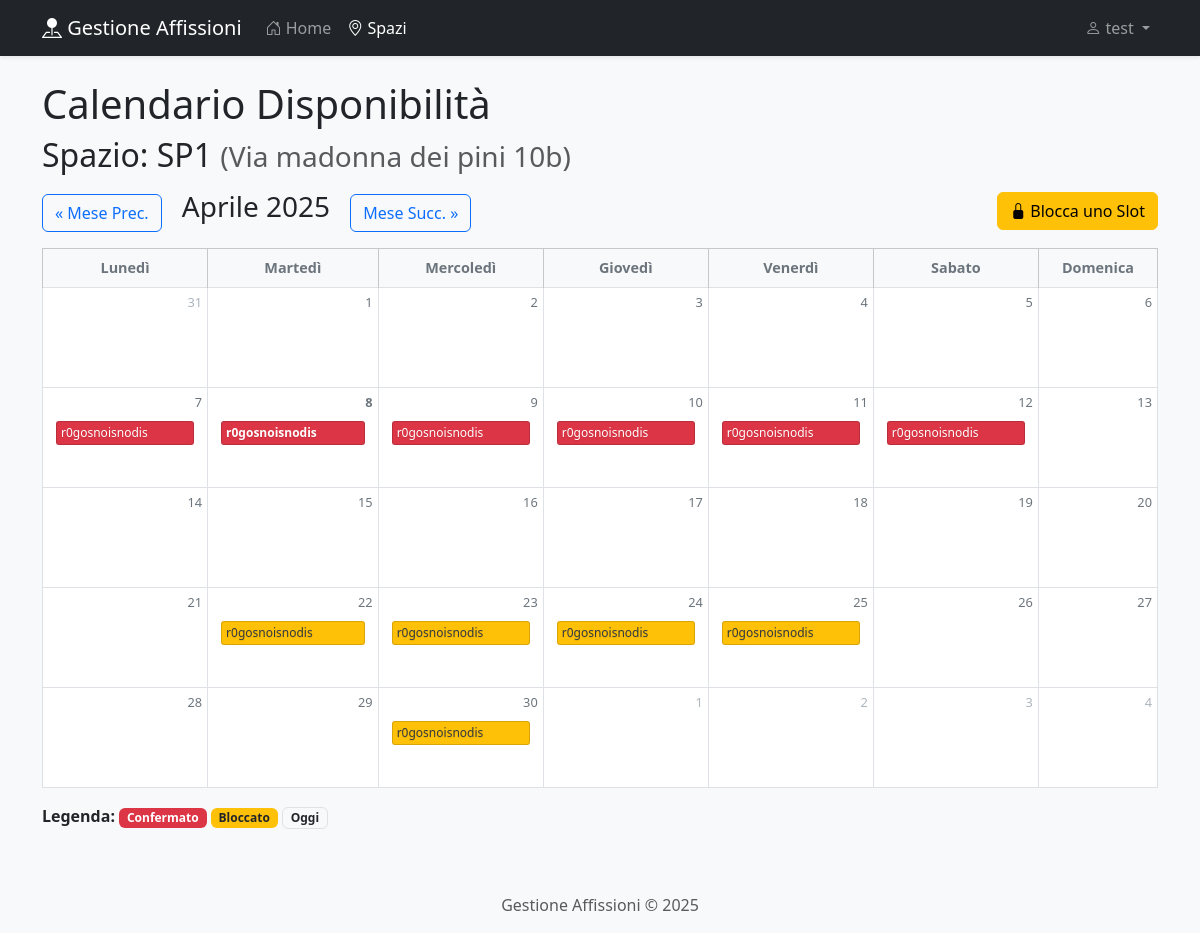
Before: /spazi/1/calendario/ (signed in) with the older database file.
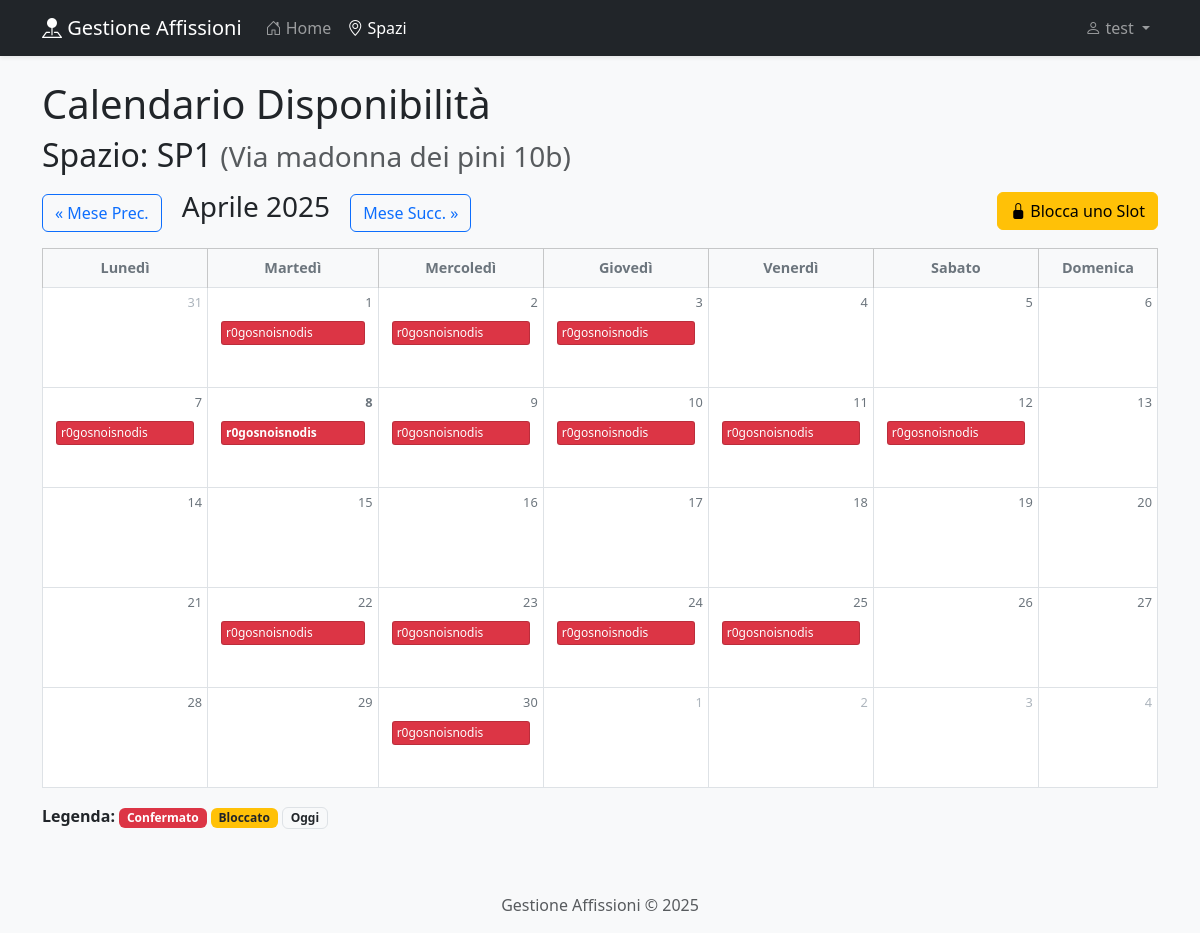
After: the same page with the newer database file.
### gestione/models.py (models this page shows, shortened)
class Affissione(models.Model):
    STATO_CHOICES = [
        ('Bloccato', _('Bloccato (Venditore)')), # [RF15] Slot bloccato in attesa di conferma
        ('Confermato', _('Confermato')),         # Affissione confermata, pronta per pianificazione installazione
    ]
    spazio = models.ForeignKey(
        SpazioPubblicitario,
        on_delete=models.PROTECT, # Impedisce cancellazione Spazio se ha affissioni collegate
        verbose_name=_("Spazio Pubblicitario"),
        related_name="affissioni" # Permette di accedere alle affissioni da un oggetto Spazio (spazio.affissioni.all())
    )
    cliente = models.ForeignKey(
        Cliente,
        on_delete=models.PROTECT, # Impedisce cancellazione Cliente se ha affissioni collegate
        verbose_name=_("Cliente"),
        related_name="affissioni" # Permette di accedere alle affissioni da un oggetto Cliente (cliente.affissioni.all())
    )
    data_inizio = models.DateField(_("Data Inizio Affissione"), default=timezone.now)
    data_fine = models.DateField(_("Data Fine Affissione"))
    stato = models.CharField(
        _("Stato Affissione"),
        max_length=30,
        choices=STATO_CHOICES,
        default='Confermato' # Default per creazioni da Admin, il 'Bloccato' sarà usato dai venditori
    )
    note = models.TextField(_("Note Interne"), blank=True, null=True)
    data_creazione = models.DateTimeField(auto_now_add=True)
    data_modifica = models.DateTimeField(auto_now=True)
    class Meta:
        verbose_name = _("Affissione/Prenotazione")
        verbose_name_plural = _("Affissioni/Prenotazioni")
        ordering = ['data_inizio', 'spazio']

class Cliente(models.Model):
    nome_cognome = models.CharField(_("Nome/Cognome"), max_length=150, blank=True, null=True, help_text=_("Per persone fisiche"))
    ragione_sociale = models.CharField(_("Ragione Sociale"), max_length=200, blank=True, null=True, help_text=_("Per aziende"))
    telefono = models.CharField(_("Telefono"), max_length=30, blank=True, null=True)
    email = models.EmailField(_("Email"), max_length=254, blank=True, null=True)
    indirizzo = models.TextField(_("Indirizzo"), blank=True, null=True)
    note = models.TextField(_("Altre Informazioni Rilevanti"), blank=True, null=True)
    data_creazione = models.DateTimeField(auto_now_add=True)
    data_modifica = models.DateTimeField(auto_now=True)
    class Meta:
        verbose_name = _("Cliente")
        verbose_name_plural = _("Clienti")
        ordering = ['ragione_sociale', 'nome_cognome'] # Ordina per ragione sociale o nome
    def __str__(self):
        return self.ragione_sociale or self.nome_cognome or f"Cliente ID: {self.pk}"

### gestione/views.py (the view, shortened to what this page needs)
# urls.py: path('spazi/<int:pk>/calendario/', views.spazio_calendario_view, name='spazio_calendario'),
@login_required
def spazio_calendario_view(request, pk, year=None, month=None):
    spazio = get_object_or_404(SpazioPubblicitario, pk=pk)
    today = timezone.now().date()
    if year is None or month is None:
        current_year = today.year
        current_month = today.month
    first_day_current_month_dt = date(current_year, current_month, 1)
    prev_month_dt = first_day_current_month_dt - timedelta(days=1)
    prev_month_year = prev_month_dt.year
    prev_month_month = prev_month_dt.month
    _, last_day_num = calendar.monthrange(current_year, current_month)
    last_day_current_month_dt = date(current_year, current_month, last_day_num)
    next_month_dt = last_day_current_month_dt + timedelta(days=1)
    next_month_year = next_month_dt.year
    next_month_month = next_month_dt.month
    cal = calendar.Calendar(firstweekday=0)
    month_days_raw = cal.monthdatescalendar(current_year, current_month) # Rinominato per chiarezza
    first_day_of_calendar = month_days_raw[0][0]
    last_day_of_calendar = month_days_raw[-1][-1]
    affissioni_nel_periodo = Affissione.objects.filter(
        spazio=spazio,
        data_inizio__lte=last_day_of_calendar,
        data_fine__gte=first_day_of_calendar
    ).select_related('cliente')
    calendar_data = {}
    for week in month_days_raw:
        for day in week:
            calendar_data[day] = {'affissioni': [], 'is_confirmed': False, 'is_blocked': False}
    for affissione in affissioni_nel_periodo:
        current_day = max(affissione.data_inizio, first_day_of_calendar)
        end_day = min(affissione.data_fine, last_day_of_calendar)
        while current_day <= end_day:
             if current_day in calendar_data:
                 calendar_data[current_day]['affissioni'].append(affissione)
                 if affissione.stato == 'Confermato':
                     calendar_data[current_day]['is_confirmed'] = True
                 if affissione.stato == 'Bloccato':
                       calendar_data[current_day]['is_blocked'] = True
             current_day += timedelta(days=1)
    processed_month_days = []
    for week in month_days_raw:
        processed_week = []
        for day_date in week:
            day_info_dict = calendar_data.get(day_date, {'affissioni': [], 'is_confirmed': False, 'is_blocked': False})
            processed_week.append({
                'date': day_date,
                'data': day_info_dict
            })
        processed_month_days.append(processed_week)
    can_block_generico = request.user.groups.filter(name='Venditori').exists() or \
                         request.user.is_staff or \
                         request.user.groups.filter(name='Amministratori').exists()
    context = {
        'spazio': spazio,
        'processed_month_days': processed_month_days, # Passa la nuova struttura dati
        'current_date': date(current_year, current_month, 1),
        'today': today,
        'prev_month_url': reverse('gestione:spazio_calendario', kwargs={'pk': pk, 'year': prev_month_year, 'month': prev_month_month}),
        'next_month_url': reverse('gestione:spazio_calendario', kwargs={'pk': pk, 'year': next_month_year, 'month': next_month_month}),
        'can_block_generico': can_block_generico, # Passa il nuovo flag per il pulsante
    }
    return render(request, 'gestione/spazio_calendario.html', context)

### gestione/templatetags/auth_extras.py (called while the page is built)
@register.filter(name='has_group')
def has_group(user, group_name):
    if not user.is_authenticated:
        return False
    try:
        group = Group.objects.get(name=group_name)
    except Group.DoesNotExist:
        return False
    return group in user.groups.all()

### gestione/templates/gestione/spazio_calendario.html (shortened to what this page needs)
{% extends "base.html" %}
{% load static %}
{% load auth_extras %}
{% block content %}
<h1>Calendario Disponibilità</h1>
<h2 class="mb-3">Spazio: {{ spazio.identificativo }} <small class="text-muted">({{ spazio.posizione_indirizzo }})</small></h2>
<div class="d-flex justify-content-between align-items-center mb-3 flex-wrap">
    <div class="me-auto">
        <a href="{{ prev_month_url }}" class="btn btn-outline-primary">&laquo; Mese Prec.</a>
        <h3 class="mb-0 d-inline-block mx-3">{{ current_date|date:"F Y" }}</h3>
        <a href="{{ next_month_url }}" class="btn btn-outline-primary">Mese Succ. &raquo;</a>
    </div>
    {% if can_block_generico %}
    <div class="ms-md-3 mt-2 mt-md-0">
        <a href="{% url 'gestione:blocca_slot_generico' spazio_pk=spazio.pk %}" class="btn btn-warning">
             <i class="bi bi-lock-fill"></i> Blocca uno Slot
        </a>
    </div>
    {% endif %}
</div>
<table class="table table-bordered calendar-table">
    <thead class="table-light">
        <tr>
            <th>Lunedì</th>
            <th>Martedì</th>
            <th>Mercoledì</th>
            <th>Giovedì</th>
            <th>Venerdì</th>
            <th>Sabato</th>
            <th>Domenica</th>
        </tr>
    </thead>
    <tbody>
        {% for week in processed_month_days %}
        <tr>
            {% for day_info in week %}
            <td class="{% if day_info.date.month != current_date.month %}other-month{% endif %} {% if day_info.date == today %}today{% endif %}">
                <span class="day-number">{{ day_info.date.day }}</span>
                <div class="day-content">
                    {% if day_info.date.month == current_date.month %}
                        {% for affissione in day_info.data.affissioni %}
                            <span class="affissione-item {% if affissione.stato == 'Confermato' %}stato-confermato{% elif affissione.stato == 'Bloccato' %}stato-bloccato{% endif %}"
                                  title="{{ affissione.cliente }} ({{ affissione.stato }}) | {{ affissione.data_inizio|date:'d/m' }} - {{ affissione.data_fine|date:'d/m' }}">
                                {{ affissione.cliente.ragione_sociale|default:affissione.cliente.nome_cognome|truncatechars:15 }}
                            </span>
                        {% endfor %}
                    {% endif %}
                </div>
            </td>
            {% endfor %}
        </tr>
        {% endfor %}
    </tbody>
</table>
<div class="mt-3">
    <strong>Legenda:</strong>
    <span class="badge bg-danger">Confermato</span>
    <span class="badge bg-warning text-dark">Bloccato</span>
    <span class="badge bg-light text-dark border">Oggi</span>
</div>
{% endblock %}

Changed rows visible on the page:
added Affissione: cliente.ragione_sociale "r0gosnoisnodis"
changed Affissione (number 4 of 5 on the later page): stato "Bloccato" → "Confermato" (drawn)
changed Affissione (number 5 of 5 on the later page): stato "Bloccato" → "Confermato" (drawn)
